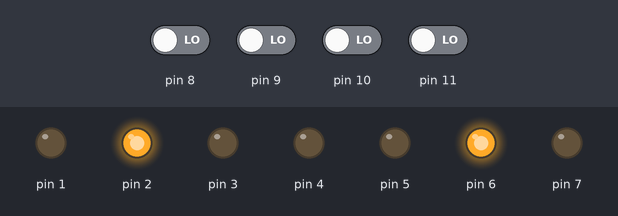
Recording of a sketch running on a simulated Arduino Uno, built with avr-gcc and run on an emulated ATmega328P. Parts: output pins drawn as LEDs (lit = HIGH). Inputs (shaded band) come from the test bench; at power-on: pin 8–11 LOW.

Above: at 1.2 s.
1.3 s: pin 8 driven HIGH
At 2.1 s:
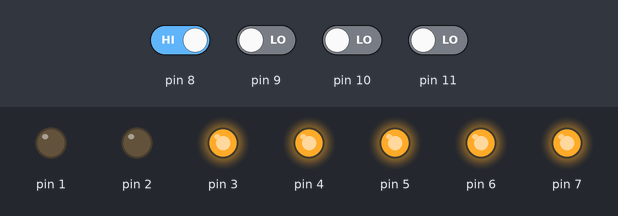
2.8 s: pin 9 driven HIGH
At 3.3 s:
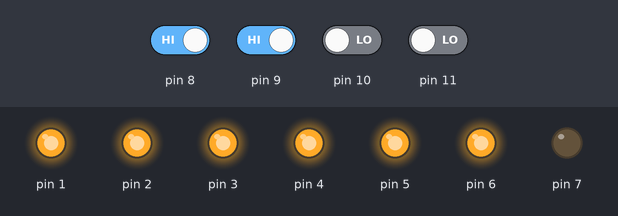
4.3 s: pin 10 driven HIGH
At 5.5 s:
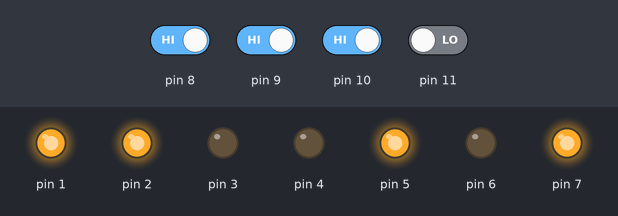
5.8 s: pin 11 driven HIGH
At 6.9 s:
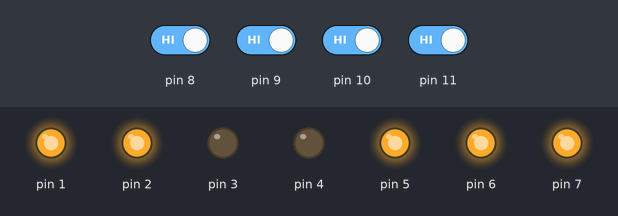
7.3 s: pin 8 driven LOW
At 8.1 s:
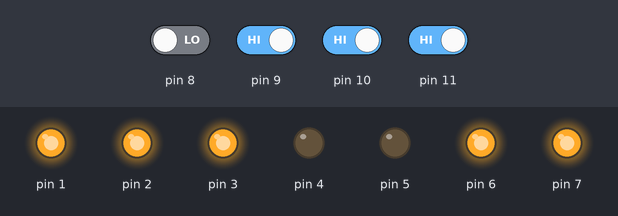
8.8 s: pin 9 driven LOW
At 9.3 s:
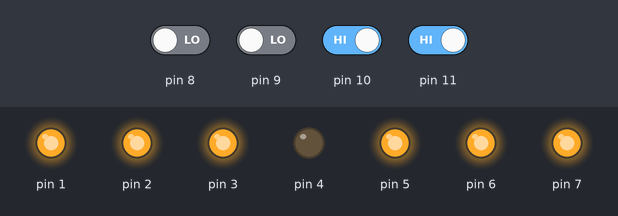
Timing chart, 0 to 11.3 s (numbered marks = the images above; inputs shaded):
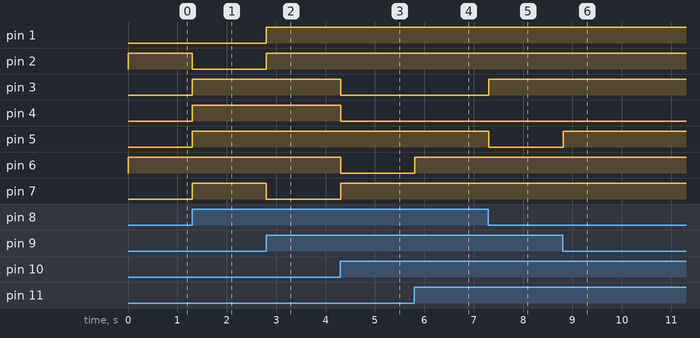

Measured:
- after the input at 1.3 s, pin 2: HIGH → LOW at once; pin 3–5, pin 7: LOW → HIGH at once
- after the input at 2.8 s, pin 1, pin 2: LOW → HIGH at once; pin 7: HIGH → LOW at once
- after the input at 4.3 s, pin 3, pin 4, pin 6: HIGH → LOW at once; pin 7: LOW → HIGH at once
- after the input at 5.8 s, pin 6: LOW → HIGH at once
- after the input at 7.3 s, pin 3: LOW → HIGH at once; pin 5: HIGH → LOW at once
- after the input at 8.8 s, pin 5: LOW → HIGH at once

The sketch:

7seg.ino
```cpp
void setup() {


}

void loop() {

  int A=0;
  int B=0;
  int C=0;
  int D=0;

  int G1,G2,G3,G4,G5,G6,G7;
  int x3=0, x4=0, x5=0, x6=0, x7=0;
  pinMode(8, INPUT);
  pinMode(9, INPUT);
  pinMode(10, INPUT);
  pinMode(11, INPUT);
  D=digitalRead(8);
  C=digitalRead(9);
  B=digitalRead(10);
  A=digitalRead(11);
  pinMode(1, OUTPUT);
  pinMode(2, OUTPUT);
  pinMode(3, OUTPUT);
  pinMode(4, OUTPUT);
  pinMode(5, OUTPUT);
  pinMode(6, OUTPUT);
  pinMode(7, OUTPUT);
  G1=nand2(!B,D);
  G2=nand2(!C,D);
  G3=nand2(A,!C);
  G4=nand3(B,C,!D);
  G5=nand2(C,D);
  G6=nand2(B,C);
  G7=nand2(A,D);
  x3=nand4(G1, G2, G3, G4);
  x4=nand2(G1, G2);
  x5=nand3(G1, G3, G5);
  x6=nand4(!A, B, G4, G2);
  x7=nand4(G6, G2, G3, G7);
  digitalWrite(1,nand2((!B), (!C)));
  digitalWrite(2,nand3((!A), (!C), D));
  digitalWrite(3,x3);
  digitalWrite(4,x4);
  digitalWrite(5,x5);
  digitalWrite(6,x6);
  digitalWrite(7,x7);
  delay(100);

/* Below are the NAND gate funtions that I created and call above to do the logic.
 *  the number after the nand refers to the number of inputs.
*/

}
int nand2(int I1, int I2){
  if(I1==1&&I2==1)
    return 0;
  else
    return 1;
}
int nand3(int I1, int I2, int I3){
  if(I1==1&&I2==1&&I3==1)
    return 0;
  else
    return 1;
}
int nand4(int I1, int I2, int I3, int I4){
  if(I1==1&&I2==1&&I3==1&&I4==1)
    return 0;
  else
    return 1;
}
```
